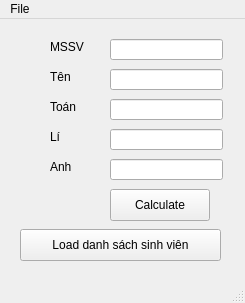
<?xml version="1.0" encoding="UTF-8"?>
<ui version="4.0">
 <class>MainWindow</class>
 <widget class="QMainWindow" name="MainWindow">
  <property name="geometry">
   <rect>
    <x>0</x>
    <y>0</y>
    <width>245</width>
    <height>303</height>
   </rect>
  </property>
  <property name="windowTitle">
   <string>MainWindow</string>
  </property>
  <widget class="QWidget" name="centralwidget">
   <widget class="QLabel" name="label">
    <property name="geometry">
     <rect>
      <x>50</x>
      <y>20</y>
      <width>58</width>
      <height>16</height>
     </rect>
    </property>
    <property name="text">
     <string>MSSV</string>
    </property>
   </widget>
   <widget class="QLineEdit" name="edtID">
    <property name="geometry">
     <rect>
      <x>110</x>
      <y>20</y>
      <width>113</width>
      <height>21</height>
     </rect>
    </property>
   </widget>
   <widget class="QLineEdit" name="edtTen">
    <property name="geometry">
     <rect>
      <x>110</x>
      <y>50</y>
      <width>113</width>
      <height>21</height>
     </rect>
    </property>
   </widget>
   <widget class="QLabel" name="label_2">
    <property name="geometry">
     <rect>
      <x>50</x>
      <y>50</y>
      <width>58</width>
      <height>16</height>
     </rect>
    </property>
    <property name="text">
     <string>Tên</string>
    </property>
   </widget>
   <widget class="QLineEdit" name="edtToan">
    <property name="geometry">
     <rect>
      <x>110</x>
      <y>80</y>
      <width>113</width>
      <height>21</height>
     </rect>
    </property>
   </widget>
   <widget class="QLabel" name="label_3">
    <property name="geometry">
     <rect>
      <x>50</x>
      <y>80</y>
      <width>58</width>
      <height>16</height>
     </rect>
    </property>
    <property name="text">
     <string>Toán</string>
    </property>
   </widget>
   <widget class="QLineEdit" name="edtLi">
    <property name="geometry">
     <rect>
      <x>110</x>
      <y>110</y>
      <width>113</width>
      <height>21</height>
     </rect>
    </property>
   </widget>
   <widget class="QLabel" name="label_4">
    <property name="geometry">
     <rect>
      <x>50</x>
      <y>110</y>
      <width>58</width>
      <height>16</height>
     </rect>
    </property>
    <property name="text">
     <string>Lí</string>
    </property>
   </widget>
   <widget class="QLineEdit" name="edtAnh">
    <property name="geometry">
     <rect>
      <x>110</x>
      <y>140</y>
      <width>113</width>
      <height>21</height>
     </rect>
    </property>
   </widget>
   <widget class="QLabel" name="label_5">
    <property name="geometry">
     <rect>
      <x>50</x>
      <y>140</y>
      <width>58</width>
      <height>16</height>
     </rect>
    </property>
    <property name="text">
     <string>Anh</string>
    </property>
   </widget>
   <widget class="QPushButton" name="btnCalculate">
    <property name="geometry">
     <rect>
      <x>110</x>
      <y>170</y>
      <width>100</width>
      <height>32</height>
     </rect>
    </property>
    <property name="text">
     <string>Calculate</string>
    </property>
   </widget>
   <widget class="QPushButton" name="btnLoad">
    <property name="geometry">
     <rect>
      <x>20</x>
      <y>210</y>
      <width>201</width>
      <height>32</height>
     </rect>
    </property>
    <property name="text">
     <string>Load danh sách sinh viên</string>
    </property>
   </widget>
  </widget>
  <widget class="QMenuBar" name="menubar">
   <property name="geometry">
    <rect>
     <x>0</x>
     <y>0</y>
     <width>245</width>
     <height>24</height>
    </rect>
   </property>
   <widget class="QMenu" name="menuFile">
    <property name="title">
     <string>File</string>
    </property>
    <addaction name="actionNew"/>
    <addaction name="actionOpen"/>
   </widget>
   <addaction name="menuFile"/>
  </widget>
  <widget class="QStatusBar" name="statusbar"/>
  <action name="actionNew">
   <property name="text">
    <string>New</string>
   </property>
  </action>
  <action name="actionOpen">
   <property name="text">
    <string>Open</string>
   </property>
  </action>
 </widget>
 <resources/>
 <connections/>
</ui>
